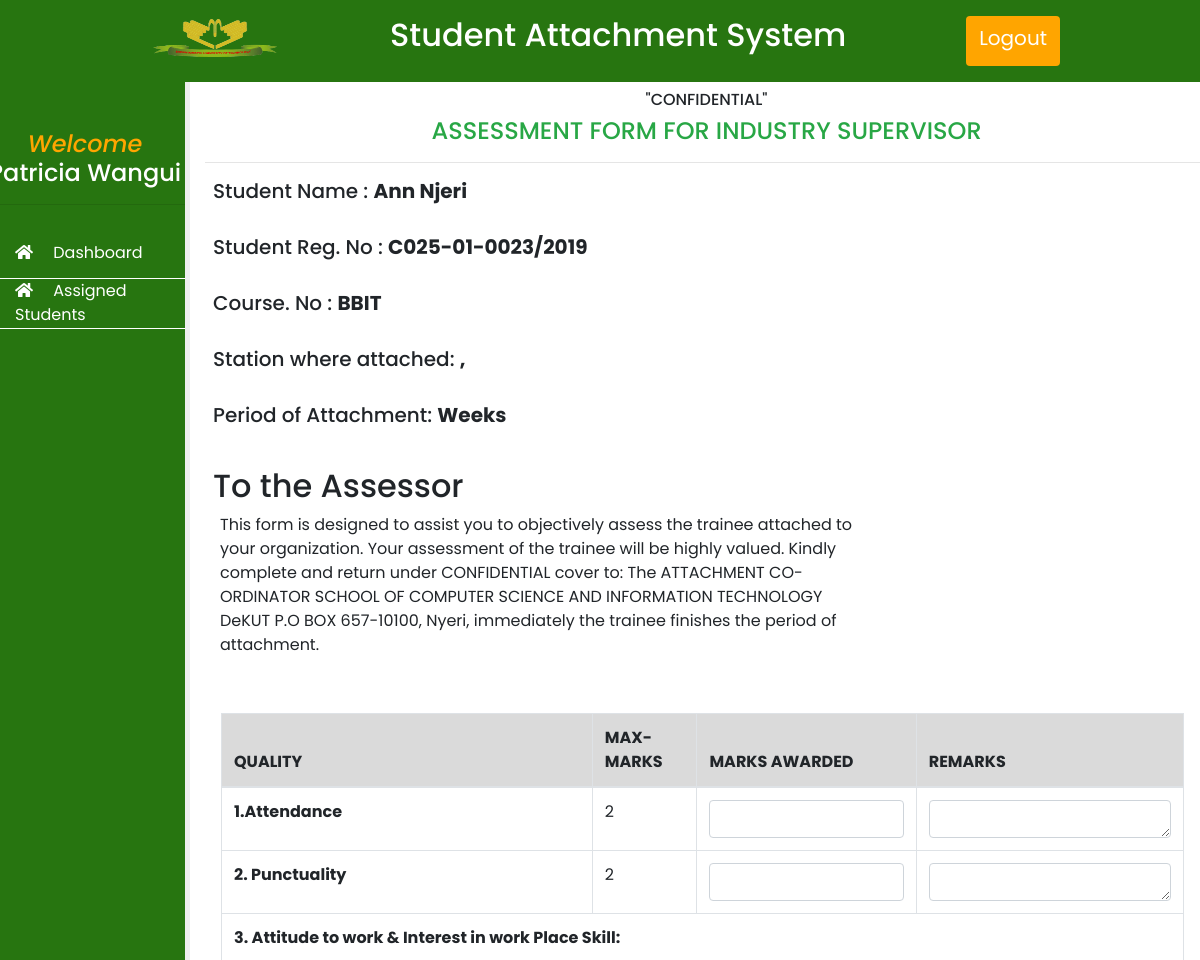
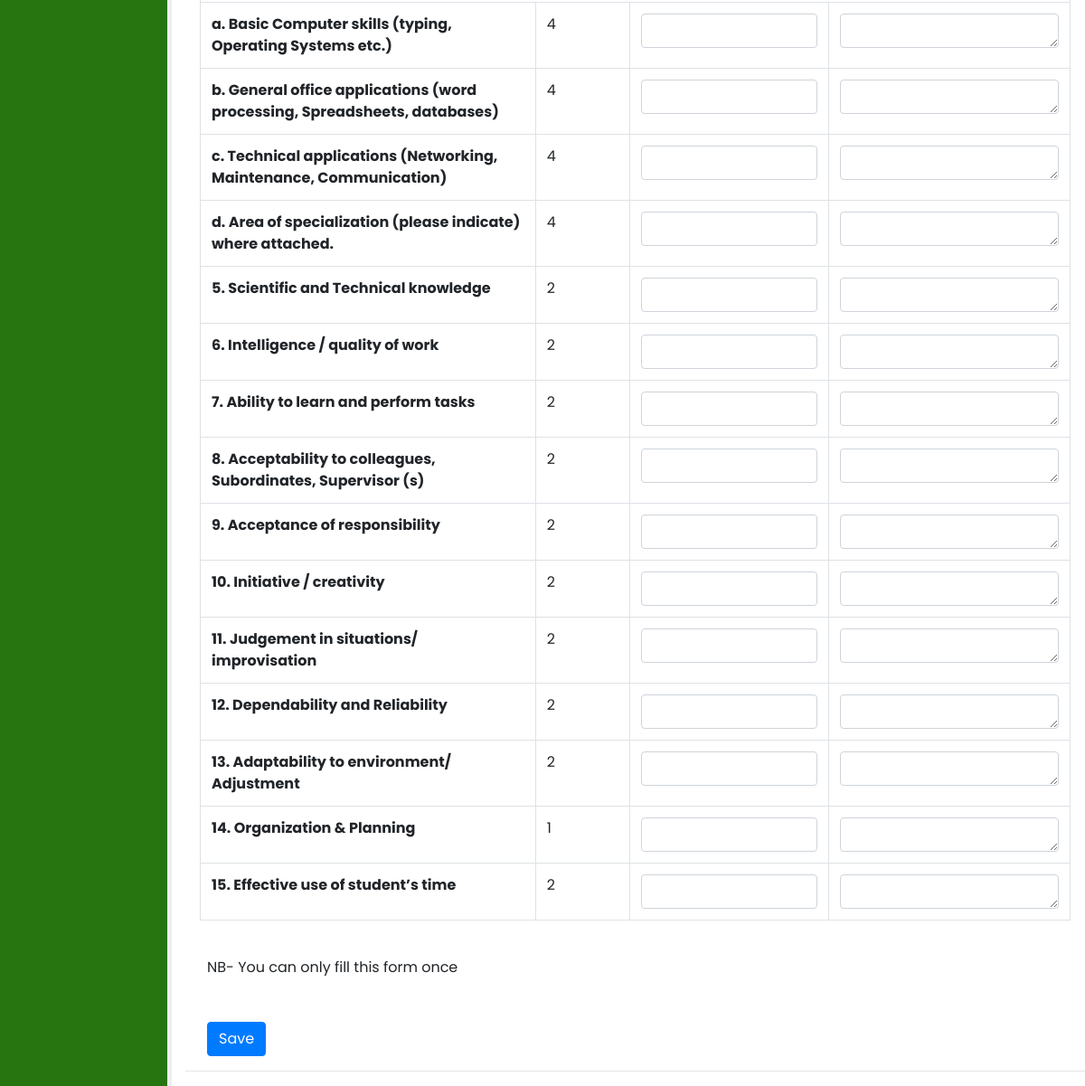
The page /users/companysupervisor/assess.php?studentid=1617611936 (signed in) on the database as committed earlier (2 pictures, top to bottom).
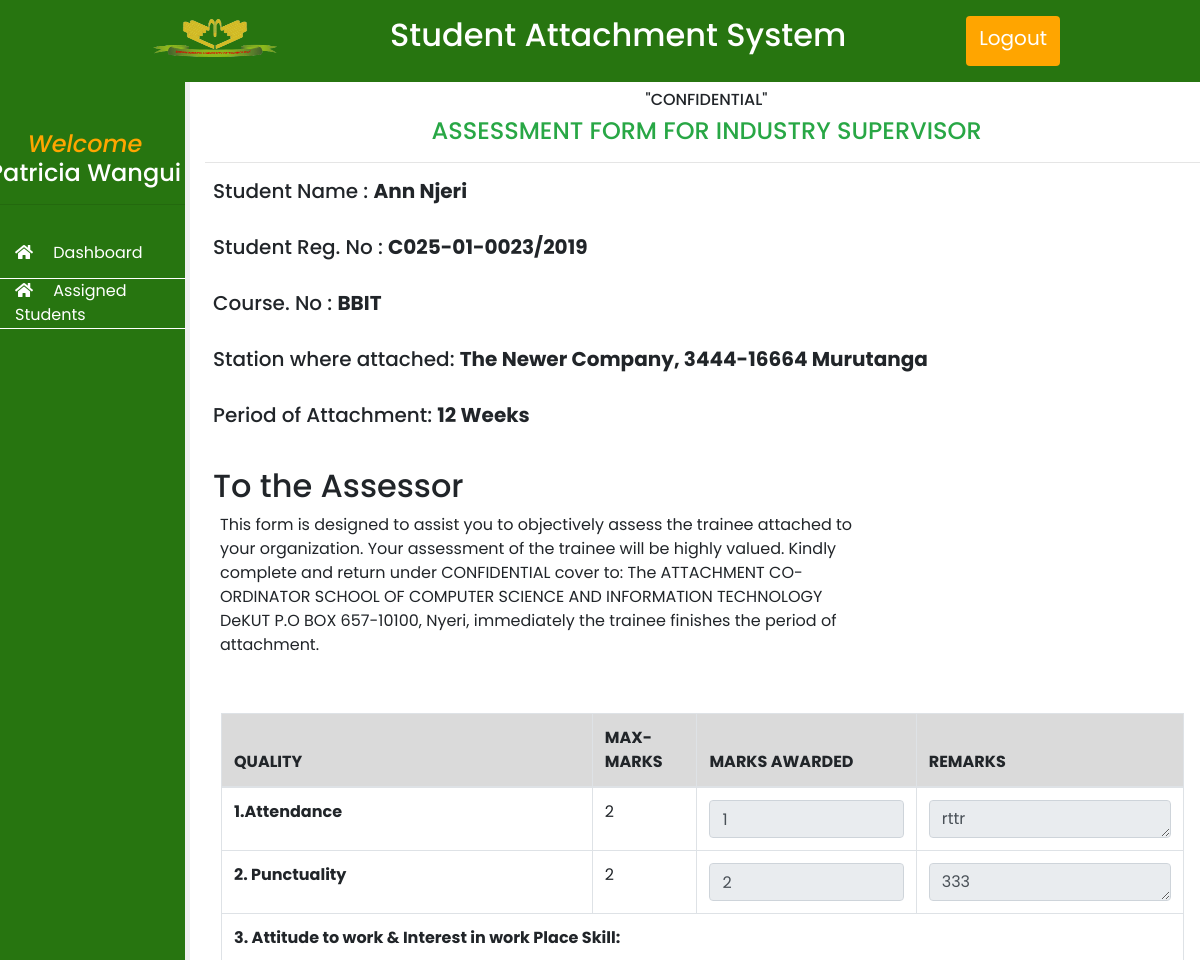
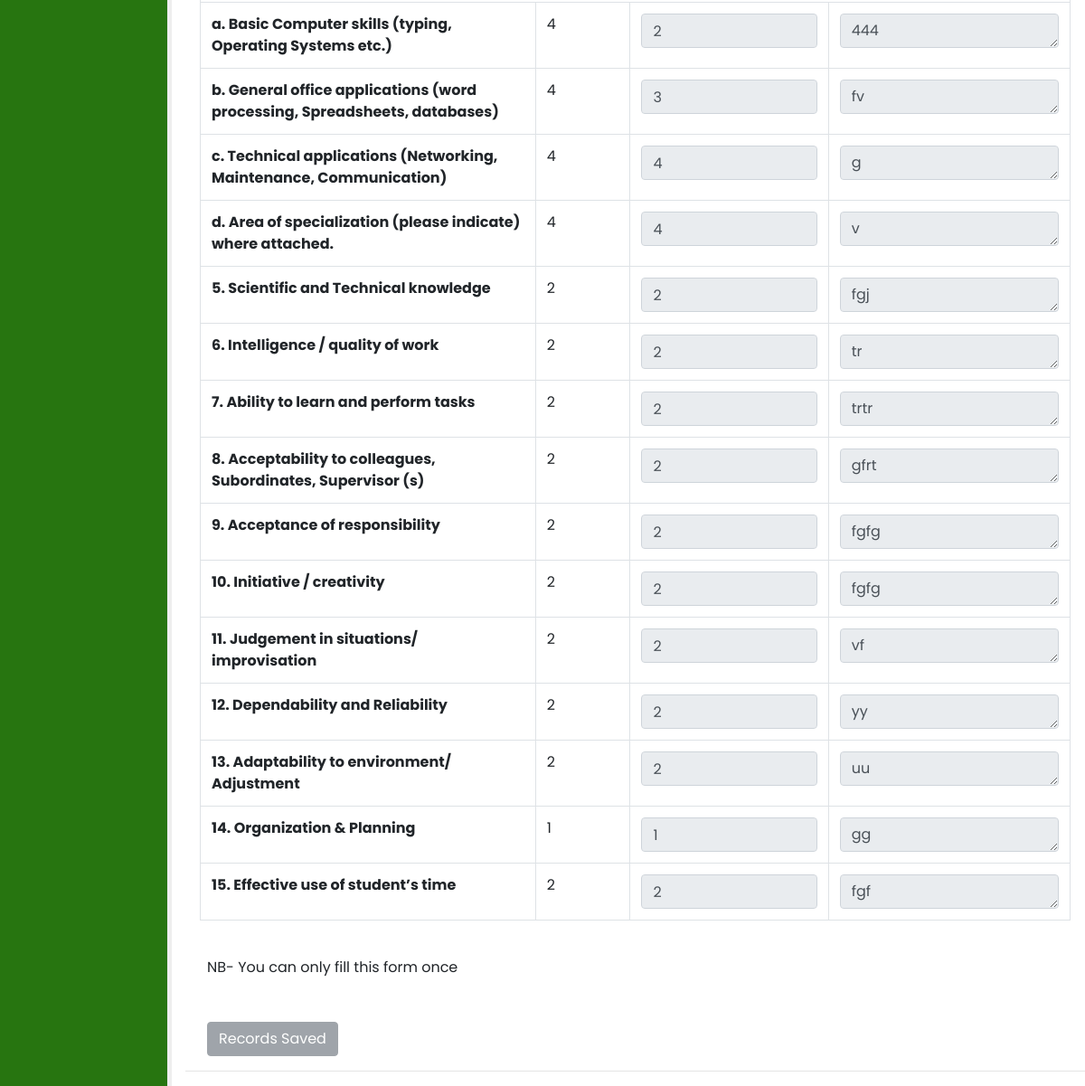
The same page on the database as committed later (2 pictures, top to bottom).
### tables this page shows
CREATE TABLE `tbl_registered_attachments` (
  `id` int(11) NOT NULL,
  `studentid` varchar(200) NOT NULL,
  `companyname` varchar(200) NOT NULL,
  `companylocation` varchar(200) NOT NULL,
  `companyaddress` varchar(200) NOT NULL,
  `companycontact` varchar(200) NOT NULL,
  `role` varchar(200) NOT NULL,
  `duration` varchar(200) NOT NULL,
  `startdate` date NOT NULL
);

CREATE TABLE `tbl_csupervisor_assess` (
  `id` int(11) NOT NULL,
  `onemarks` int(11) NOT NULL,
  `oneremarks` varchar(255) NOT NULL,
  `twomarks` int(11) NOT NULL,
  `tworemarks` varchar(200) NOT NULL,
  `threeamarks` int(11) NOT NULL,
  `threearemarks` varchar(200) NOT NULL,
  `threebmarks` int(11) NOT NULL,
  `threebremarks` varchar(200) NOT NULL,
  `threecmarks` int(11) NOT NULL,
  `threecremarks` varchar(200) NOT NULL,
  `threedmarks` int(11) NOT NULL,
  `threedremarks` varchar(200) NOT NULL,
  `fivemarks` int(11) NOT NULL,
  `fiveremarks` varchar(200) NOT NULL,
  `sixmarks` int(11) NOT NULL,
  `sixremarks` varchar(200) NOT NULL,
  `sevenmarks` int(11) NOT NULL,
  `sevenremarks` varchar(200) NOT NULL,
  `eightmarks` int(11) NOT NULL,
  `eightremarks` varchar(200) NOT NULL,
  `ninemarks` int(11) NOT NULL,
  `nineremarks` varchar(200) NOT NULL,
  `tenmarks` int(11) NOT NULL,
  `tenremarks` varchar(200) NOT NULL,
  `elevenmarks` int(11) NOT NULL,
  `elevenremarks` varchar(200) NOT NULL,
  `twelvemarks` int(11) NOT NULL,
  `twelveremarks` varchar(200) NOT NULL,
  `thirteenmarks` int(11) NOT NULL,
  `thirteerenmarks` varchar(200) NOT NULL,
  `fourteenmarks` int(11) NOT NULL,
  `fourteenremarks` varchar(200) NOT NULL,
  `fifteenmarks` int(11) NOT NULL,
  `fifteenremarks` varchar(200) NOT NULL,
  `studentid` varchar(200) NOT NULL,
  `csupid` varchar(200) NOT NULL
);

### users/companysupervisor/assess.php (the view, shortened to what the changed rows need)
<?php
include "includes/config.php";
$studentid = $_GET['studentid'];
$studentres = $conn->query("SELECT * FROM students where uniqueid = '$studentid'");
$compres = $conn->query("SELECT * FROM tbl_registered_attachments where studentid = '$studentid'");
$checkres = $conn->query("SELECT * FROM tbl_csupervisor_assess where studentid = '$studentid'");
$onemarks = "";
$oneremarks = "";
$twomarks = "";
$tworemarks = "";
$threeamarks = "";
$threearemarks = "";
$threebmarks = "";
$threebremarks = "";
$threecmarks = "";
$threecremarks = "";
$threedmarks = "";
$threedremarks = "";
$fivemarks = "";
$fiveremarks = "";
$sixmarks = "";
$sixremarks = "";
$sevenmarks = "";
$sevenremarks = "";
$eightmarks = "";
$eightremarks = "";
$ninemarks = "";
$nineremarks = "";
$tenmarks = "";
$tenremarks = "";
$elevenmarks = "";
$elevenremarks = "";
$twelvemarks = "";
$twelveremarks = "";
$thirteenmarks = "";
$thirteerenmarks = "";
$fourteenmarks = "";
$fourteenremarks = "";
$fifteenmarks = "";
$fifteenremarks = "";
$exists = mysqli_num_rows($checkres) > 0;
if ($exists) {
    $checkarray = mysqli_fetch_assoc($checkres);
    $onemarks = $checkarray['onemarks'];
    $oneremarks = $checkarray['oneremarks'];
    $twomarks = $checkarray['twomarks'];
    $tworemarks = $checkarray['tworemarks'];
    $threeamarks = $checkarray['threeamarks'];
    $threearemarks = $checkarray['threearemarks'];
    $threebmarks = $checkarray['threebmarks'];
    $threebremarks = $checkarray['threebremarks'];
    $threecmarks = $checkarray['threecmarks'];
    $threecremarks = $checkarray['threecremarks'];
    $threedmarks = $checkarray['threedmarks'];
    $threedremarks = $checkarray['threedremarks'];
    $fivemarks = $checkarray['fivemarks'];
    $fiveremarks = $checkarray['fiveremarks'];
    $sixmarks = $checkarray['sixmarks'];
    $sixremarks = $checkarray['sixremarks'];
    $sevenmarks = $checkarray['sevenmarks'];
    $sevenremarks = $checkarray['sevenremarks'];
    $eightmarks = $checkarray['eightmarks'];
    $eightremarks = $checkarray['eightremarks'];
    $ninemarks = $checkarray['ninemarks'];
    $nineremarks = $checkarray['nineremarks'];
    $tenmarks = $checkarray['tenmarks'];
    $tenremarks = $checkarray['tenremarks'];
    $elevenmarks = $checkarray['elevenmarks'];
    $elevenremarks = $checkarray['elevenremarks'];
    $twelvemarks = $checkarray['twelvemarks'];
    $twelveremarks = $checkarray['twelveremarks'];
    $thirteenmarks = $checkarray['thirteenmarks'];
    $thirteerenmarks = $checkarray['thirteerenmarks'];
    $fourteenmarks = $checkarray['fourteenmarks'];
    $fourteenremarks = $checkarray['fourteenremarks'];
    $fifteenmarks = $checkarray['fifteenmarks'];
    $fifteenremarks = $checkarray['fifteenremarks'];
}
?>
<?php include "includes/header.php"; ?>
<section class="content row">
    <div class="col col-sm-12 col-md-8 col-lg-10 main-content">
        <?php
        if (mysqli_num_rows($studentres) >= 1) :
            $studentarray = mysqli_fetch_assoc($studentres);
            $comparray = mysqli_fetch_assoc($compres);
        ?>
            <div class="m-2">
                <h5>Student Name : <strong><?php echo $studentarray['fname'] . " " . $studentarray['lname'] ?></strong></h5><br>
                <h5>Student Reg. No : <strong><?php echo $studentarray['regno'] ?></strong></h5><br>
                <h5>Course. No : <strong><?php echo $studentarray['course'] ?></strong></h5><br>
                <h5>Station where attached: <strong><?php echo $comparray['companyname'] . ", " . $comparray['companyaddress'] ?></strong></h5><br>
                <h5>Period of Attachment: <strong><?php echo $comparray['duration'] . " Weeks" ?></strong></h5>
            </div>
            <br>
            <h2 class="m-2">To the Assessor</h2>
            <p class="col col-8">This form is designed to assist you to objectively assess the trainee attached to your organization. Your assessment of the trainee will be highly valued. Kindly complete and return under CONFIDENTIAL cover to:
                The ATTACHMENT CO-ORDINATOR SCHOOL OF COMPUTER SCIENCE AND INFORMATION TECHNOLOGY DeKUT P.O BOX 657-10100, Nyeri, immediately the trainee finishes the period of attachment.</p>
            <br>
            <form action="" method="POST" id="assessForm" class="m-3">
                <table class="table table-bordered">
                    <thead>
                        <tr class="table-active">
                            <th>QUALITY</th>
                            <th>MAX- MARKS</th>
                            <th>MARKS AWARDED</th>
                            <th>REMARKS</th>
                        </tr>
                    </thead>
                    <tbody>
                        <tr>
                            <th>1.Attendance</th>
                            <td>2</td>
                            <td><input <?php if ($exists) {echo "disabled";} ?> value="<?php echo $onemarks ?>" name="onemarks" type="number" max="5" class="form-control"></td>
                            <td><textarea <?php if ($exists) {echo "disabled";} ?> name="oneremarks" id="" cols="30" rows="1" class="form-control"><?php echo $oneremarks ?></textarea></td>
                        </tr>
                        <tr>
                            <th>2. Punctuality</th>
                            <td>2</td>
                            <td><input <?php if ($exists) {echo "disabled";} ?> value="<?php echo $twomarks ?>" name="twomarks" type="number" max="5" class="form-control"></td>
                            <td><textarea <?php if ($exists) {echo "disabled";} ?> name="tworemarks" id="" cols="30" rows="1" class="form-control"><?php echo $tworemarks ?></textarea></td>
                        </tr>
                        <tr>
                            <th colspan="9">3. Attitude to work & Interest in work Place Skill:</th>
                        </tr>
                        <tr>
                            <th> a. Basic Computer skills (typing, Operating Systems etc.)</th>
                            <td>4</td>
                            <td><input <?php if ($exists) {echo "disabled";} ?> value="<?php echo $threeamarks ?>" name="threeamarks" type="number" max="5" class="form-control"></td>
                            <td><textarea <?php if ($exists) {echo "disabled";} ?> name="threearemarks" id="" cols="30" rows="1" class="form-control"><?php echo $threearemarks ?></textarea></td>
                        </tr>
                        <tr>
                            <th> b. General office applications (word processing, Spreadsheets, databases)</th>
                            <td>4</td>
                            <td><input <?php if ($exists) {echo "disabled";} ?> value="<?php echo $threebmarks ?>" name="threebmarks" type="number" max="5" class="form-control"></td>
                            <td><textarea <?php if ($exists) {echo "disabled";} ?> name="threebremarks" id="" cols="30" rows="1" class="form-control"><?php echo $threebremarks ?></textarea></td>
                        </tr>
                        <tr>
                            <th> c. Technical applications (Networking, Maintenance, Communication)</th>
                            <td>4</td>
                            <td><input <?php if ($exists) {echo "disabled";} ?> value="<?php echo $threecmarks ?>" name="threecmarks" type="number" max="5" class="form-control"></td>
                            <td><textarea <?php if ($exists) {echo "disabled";} ?> name="threecremarks" id="" cols="30" rows="1" class="form-control"><?php echo $threecremarks ?></textarea></td>
                        </tr>
                        <tr>
                            <th> d. Area of specialization (please indicate) where attached.</th>
                            <td>4</td>
                            <td><input <?php if ($exists) {echo "disabled";} ?> value="<?php echo $threedmarks ?>" name="threedmarks" type="number" max="5" class="form-control"></td>
                            <td><textarea <?php if ($exists) {echo "disabled";} ?> name="threedremarks" id="" cols="30" rows="1" class="form-control"><?php echo $threedremarks ?></textarea></td>
                        </tr>
                        <tr>
                            <th>5. Scientific and Technical knowledge</th>
                            <td>2</td>
                            <td><input <?php if ($exists) {echo "disabled";} ?> value="<?php echo $fivemarks ?>" name="fivemarks" type="number" max="5" class="form-control"></td>
                            <td><textarea <?php if ($exists) {echo "disabled";} ?> name="fiveremarks" id="" cols="30" rows="1" class="form-control"><?php echo $fiveremarks ?></textarea></td>
                        </tr>
                        <tr>
                            <th>6. Intelligence / quality of work</th>
                            <td>2</td>
                            <td><input <?php if ($exists) {echo "disabled";} ?> value="<?php echo $sixmarks ?>" name="sixmarks" type="number" max="5" class="form-control"></td>
                            <td><textarea <?php if ($exists) {echo "disabled";} ?> name="sixremarks" id="" cols="30" rows="1" class="form-control"><?php echo $sixremarks ?></textarea></td>
                        </tr>
                        <tr>
                            <th>7. Ability to learn and perform tasks</th>
                            <td>2</td>
                            <td><input <?php if ($exists) {echo "disabled";} ?> value="<?php echo $sevenmarks ?>" name="sevenmarks" type="number" max="5" class="form-control"></td>
                            <td><textarea <?php if ($exists) {echo "disabled";} ?> name="sevenremarks" id="" cols="30" rows="1" class="form-control"><?php echo $sevenremarks ?></textarea></td>
                        </tr>
                        <tr>
                            <th>8. Acceptability to colleagues, Subordinates, Supervisor (s)</th>
                            <td>2</td>
                            <td><input <?php if ($exists) {echo "disabled";} ?> value="<?php echo $eightmarks ?>" name="eightmarks" type="number" max="5" class="form-control"></td>
                            <td><textarea <?php if ($exists) {echo "disabled";} ?> name="eightremarks" id="" cols="30" rows="1" class="form-control"><?php echo $eightremarks ?></textarea></td>
                        </tr>
                        <tr>
                            <th>9. Acceptance of responsibility</th>
                            <td>2</td>
                            <td><input <?php if ($exists) {echo "disabled";} ?> value="<?php echo $ninemarks ?>" name="ninemarks" type="number" max="5" class="form-control"></td>
                            <td><textarea <?php if ($exists) {echo "disabled";} ?> name="nineremarks" id="" cols="30" rows="1" class="form-control"><?php echo $nineremarks ?></textarea></td>
                        </tr>
                        <tr>
                            <th>10. Initiative / creativity</th>
                            <td>2</td>
                            <td><input <?php if ($exists) {echo "disabled";} ?> value="<?php echo $tenmarks ?>" name="tenmarks" type="number" max="5" class="form-control"></td>
                            <td><textarea <?php if ($exists) {echo "disabled";} ?> name="tenremarks" id="" cols="30" rows="1" class="form-control"><?php echo $tenremarks ?></textarea></td>
                        </tr>
                        <tr>
                            <th>11. Judgement in situations/ improvisation</th>
                            <td>2</td>
                            <td><input <?php if ($exists) {echo "disabled";} ?> value="<?php echo $elevenmarks ?>" name="elevenmarks" type="number" max="5" class="form-control"></td>
                            <td><textarea <?php if ($exists) {echo "disabled";} ?> name="elevenremarks" id="" cols="30" rows="1" class="form-control"><?php echo $elevenremarks ?></textarea></td>
                        </tr>
                        <tr>
                            <th>12. Dependability and Reliability</th>
                            <td>2</td>
                            <td><input <?php if ($exists) {echo "disabled";} ?> value="<?php echo $twelvemarks ?>" name="twelvemarks" type="number" max="5" class="form-control"></td>
                            <td><textarea <?php if ($exists) {echo "disabled";} ?> name="twelveremarks" id="" cols="30" rows="1" class="form-control"><?php echo $twelveremarks ?></textarea></td>
                        </tr>
                        <tr>
                            <th>13. Adaptability to environment/ Adjustment</th>
                            <td>2</td>
                            <td><input <?php if ($exists) {echo "disabled";} ?> value="<?php echo $thirteenmarks ?>" name="thirteenmarks" type="number" max="5" class="form-control"></td>
                            <td><textarea <?php if ($exists) {echo "disabled";} ?> name="thirteerenmarks" id="" cols="30" rows="1" class="form-control"><?php echo $thirteerenmarks ?></textarea></td>
                        </tr>
                        <tr>
                            <th>14. Organization & Planning</th>
                            <td>1</td>
                            <td><input <?php if ($exists) {echo "disabled";} ?> value="<?php echo $fourteenmarks ?>" name="fourteenmarks" type="number" max="5" class="form-control"></td>
                            <td><textarea <?php if ($exists) {echo "disabled";} ?> name="fourteenremarks" id="" cols="30" rows="1" class="form-control"><?php echo $fourteenremarks ?></textarea></td>
                        </tr>
                        <tr>
                            <th>15. Effective use of student’s time</th>
                            <td>2</td>
                            <td><input <?php if ($exists) {echo "disabled";} ?> value="<?php echo $fifteenmarks ?>" name="fifteenmarks" type="number" max="5" class="form-control"></td>
                            <td><textarea <?php if ($exists) {echo "disabled";} ?> name="fifteenremarks" id="" cols="30" rows="1" class="form-control"><?php echo $fifteenremarks ?></textarea></td>
                        </tr>
                    </tbody>
                </table>
                <br>
                <p class="ml-2">NB- You can only fill this form once</p>
                <br>
                <div class="m-2">
                    <?php if (mysqli_num_rows($checkres) > 0) : ?>
                        <button id="" type="button" class="btn btn-secondary" disabled>Records Saved</button>
                    <?php else : ?>
                        <button id="saveBtn" type="submit" class="btn btn-primary">Save</button>
                    <?php endif ?>
                </div>
            </form>
            <hr>
        <?php else : ?>
            <h4>No student found with given ID</h4>
        <?php endif ?>
    </div>
</section>
</body>
</html>

Rows that differ between the two databases and show on the page:
added tbl_registered_attachments: companyname "The Newer Company", companyaddress "3444-16664 Murutanga", duration "12"
added tbl_csupervisor_assess: onemarks "1", oneremarks "rttr", twomarks "2", tworemarks "333", threeamarks "2", threearemarks "444", threebmarks "3", threebremarks "fv", threecmarks "4", threecremarks "g", threedmarks "4", threedremarks "v", fivemarks "2", fiveremarks "fgj", sixmarks "2", sixremarks "tr", sevenmarks "2", sevenremarks "trtr", eightmarks "2", eightremarks "gfrt", ninemarks "2", nineremarks "fgfg", tenmarks "2", tenremarks "fgfg", elevenmarks "2", elevenremarks "vf", twelvemarks "2", twelveremarks "yy", thirteenmarks "2", thirteerenmarks "uu", fourteenmarks "1", fourteenremarks "gg", fifteenmarks "2", fifteenremarks "fgf"
Other text that changed with them:
text no longer shown: "Save"
text now shown: "Records Saved"
